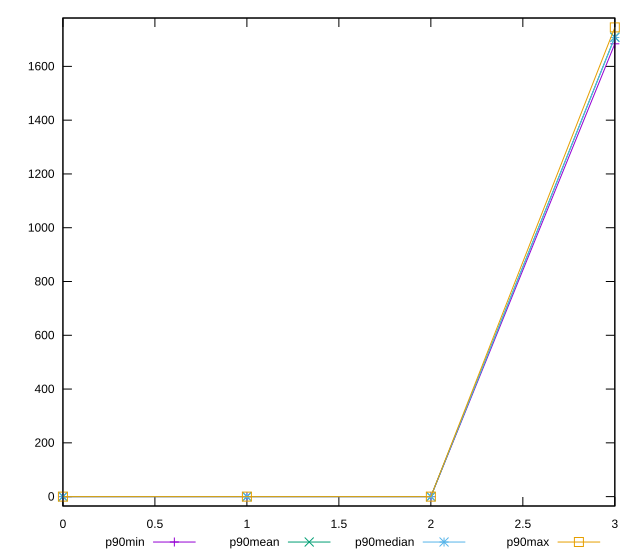

Write gnuplot code to recreate this figure.
reset

$p90Min <<EOF
0 0
1 0
2 0
3 1684
EOF

$p90Mean <<EOF
0 0
1 0
2 0
3 1708.9468085106382
EOF

$p90Median <<EOF
0 0
1 0
2 0
3 1707.5
EOF

$p90Max <<EOF
0 0
1 0
2 0
3 1745
EOF

set key outside below
set xrange [0:3]
set yrange [-34.9:1779.9]
set trange [-34.9:1779.9]
set terminal svg size 640, 560 enhanced background rgb 'white'
set output "reports/report_00030_2021-02-24T20-42-31.540Z/render-blocking-resources/progression/value.svg"

plot $p90Min title "p90min" with linespoints, \
     $p90Mean title "p90mean" with linespoints, \
     $p90Median title "p90median" with linespoints, \
     $p90Max title "p90max" with linespoints

reset
